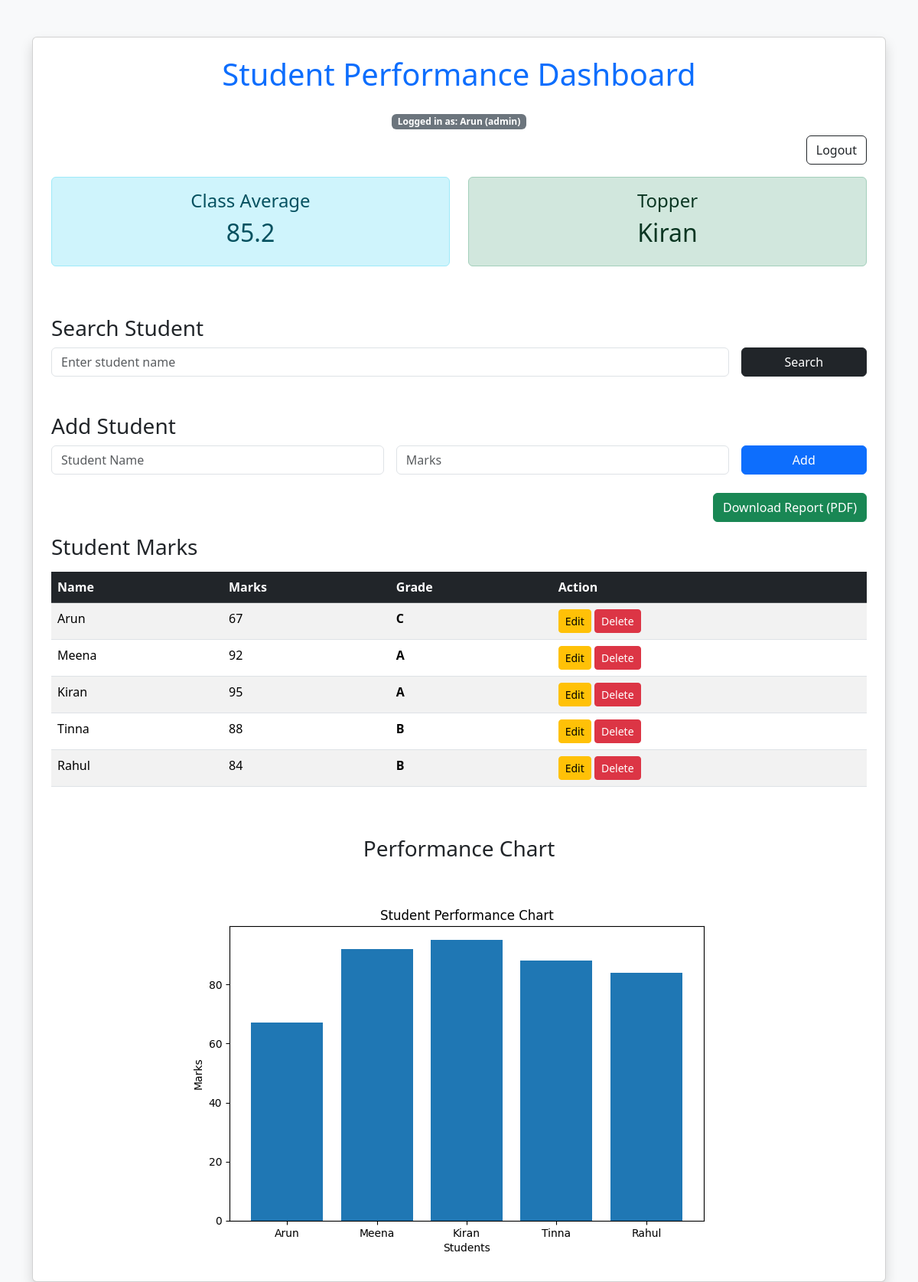
Screenshot of / (signed in) with the database file from the repository.
### tables this page shows
CREATE TABLE students(
    name TEXT PRIMARY KEY,
    marks INTEGER
);

### app_new.py (the view)
@app.route("/")
def home():
    if "user" not in session:
        return redirect("/login")
    students = {}
    search = request.args.get("search")
    conn = sqlite3.connect("students.db")
    cursor = conn.cursor()
    if search:
        cursor.execute(
            "SELECT name, marks FROM students WHERE name LIKE ?", ('%' + search + '%',))
    else:
        cursor.execute("SELECT name, marks FROM students")
    rows = cursor.fetchall()
    conn.close()
    for row in rows:
        students[row[0]] = row[1]
    average = sum(students.values()) / len(students) if students else 0
    topper = max(students, key=students.get) if students else "None"
    grades = {}
    for name, mark in students.items():
        if mark >= 90:
            grades[name] = "A"
        elif mark >= 75:
            grades[name] = "B"
        elif mark >= 60:
            grades[name] = "C"
        elif mark >= 50:
            grades[name] = "D"
        else:
            grades[name] = "F"
    if students:
        names = list(students.keys())
        marks = list(students.values())
        plt.figure(figsize=(8, 5))
        plt.bar(names, marks)
        plt.xlabel("Students")
        plt.ylabel("Marks")
        plt.title("Student Performance Chart")
        plt.savefig("static/chart.png")
        plt.close()
    return render_template("index.html",
                           students=students,
                           average=average,
                           topper=topper,
                           search=search,
                           grades=grades)

### templates/index.html (shortened to what this page needs)
<!DOCTYPE html>
<html>
<head>
    <link href="https://cdn.jsdelivr.net/npm/bootstrap@5.3.3/dist/css/bootstrap.min.css" rel="stylesheet">
</head>
<body class="bg-light">
    <div class="container mt-5">
        <div class="card shadow p-4">
            <h1 class="text-center text-primary mb-4">Student Performance Dashboard</h1>
            <div class="text-center mb-2">
                <span class="badge bg-secondary">
                    Logged in as: {{ session.get('user') }} ({{ session.get('role') }})
                </span>
            </div>
            <div class="text-end mb-3">
                <a href="/logout" class="btn btn-outline-dark">Logout</a>
            </div>
            <div class="row text-center mb-4">
                <div class="col-md-6">
                    <div class="alert alert-info">
                        <h4>Class Average</h4>
                        <h2>{{ average }}</h2>
                    </div>
                </div>
                <div class="col-md-6">
                    <div class="alert alert-success">
                        <h4>Topper</h4>
                        <h2>{{ topper }}</h2>
                    </div>
                </div>
            </div>
            <h3 class="mt-4">Search Student</h3>
            <form method="GET" action="/" class="row g-3 mb-4">
                <div class="col-md-10">
                    <input type="text" name="search" class="form-control" placeholder="Enter student name">
                </div>
                <div class="col-md-2">
                    <button type="submit" class="btn btn-dark w-100">Search</button>
                </div>
            </form>
            {% if session.get('role') == 'admin' %}
            <h3 class="mt-4">Add Student</h3>
            <form action="/add" method="POST" class="row g-3 mb-4">
                <div class="col-md-5">
                    <input type="text" name="name" class="form-control" placeholder="Student Name" required>
                </div>
                <div class="col-md-5">
                    <input type="number" name="marks" class="form-control" placeholder="Marks" required>
                </div>
                <div class="col-md-2">
                    <button type="submit" class="btn btn-primary w-100">Add</button>
                </div>
            </form>
            {% endif %}
            <div class="text-end mb-3">
                <a href="/download" class="btn btn-success">Download Report (PDF)</a>
            </div>
            <h3 class="mb-3">Student Marks</h3>
            <table class="table table-striped table-hover">
                <thead class="table-dark">
                    <tr>
                        <th>Name</th>
                        <th>Marks</th>
                        <th>Grade</th>
                        {% if session.get('role') == 'admin' %}
                        <th>Action</th>
                        {% endif %}
                    </tr>
                </thead>
                <tbody>
                    {% for name, mark in students.items() %}
                    {% if session.get('role') == 'admin' %}
                    <tr>
                        <td>{{ name }}</td>
                        <td>{{ mark }}</td>
                        <td><strong>{{ grades.get(name, '-') }}</strong></td>
                        <td>
                            <a href="/edit/{{ name }}" class="btn btn-warning btn-sm">Edit</a>
                            <form action="/delete" method="POST" style="display:inline;">
                                <button type="submit" class="btn btn-danger btn-sm"
                                    onclick="return confirm('Are you sure you want to delete this student?');">
                                    Delete
                                </button>
                            </form>
                        </td>
                    </tr>
                    {% else %}
                    <tr>
                        <td>{{ name }}</td>
                        <td>{{ mark }}</td>
                        <td><strong>{{ grades.get(name, '-') }}</strong></td>
                    </tr>
                    {% endif %}
                    {% endfor %}
                </tbody>
            </table>
            {% if students %}
            <h3 class="mt-5 text-center">Performance Chart</h3>
            <div class="text-center">
                <img src="{{ url_for('static', filename='chart.png') }}" class="img-fluid mt-3">
            </div>
            {% else %}
            <p class="text-center text-danger mt-4">No student found.</p>
            {% endif %}
        </div>
    </div>
</body>
</html>

### rows the page displays
students: get "Arun", name "Arun", marks "67", get "C"
students: name "Kiran", marks "95", get "A"
students: name "Meena", marks "92", get "A"
students: name "Tinna", marks "88", get "B"
students: name "Rahul", marks "84", get "B"

### other values shown
{{ session.get('role') }} "admin"
{{ average }} "85.2"
